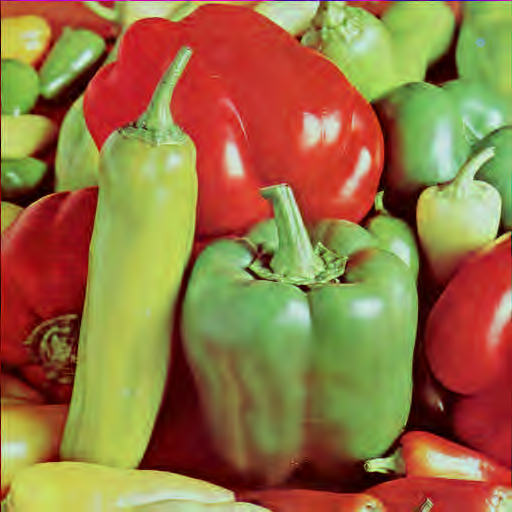
%> input picture datasets/Peppers512.png, 512 x 512 px
$ octave Qrhfm_waijie.m   (GNU Octave 9; MATLAB toolbox functions it lacks are replaced by stand-ins)
%> lines starting %> are read from the running program, lines starting %| are printed output that depends on the picture
### moments/cal.m
function [o,r] = cal(I)
I = double(I);
[m,n] = size(I);
%%%%%
r = zeros(n,m);
o = zeros(n,m);
R = max((n-1)/2,(m-1)/2);%圆半径
%%%%计算图像像素的半径和角度
for x = 1:n
    for y = 1:m
        xx = x-1;  %%%图像坐标从0开始
        yy = y-1;  %%%图像坐标从0开始
        if (xx<=(n-1)/2) && (yy>=(m-1)/2)  %%%第一象限
            p = yy-(m-1)/2;
            q = (n-1)/2-xx;
            %%% 计算每个像素的半径(0,1)
            r(x,y) = sqrt(p^2+q^2)/R;
            %%% 计算每个像素的角度(0,2*pi)
            o(x,y) = asin(q/sqrt(p^2+q^2));
        elseif (xx<=(n-1)/2) && (yy<(m-1)/2)  %%%第二象限
            p = (m-1)/2-yy;
            q = (n-1)/2-xx;
            %%% 计算每个像素的半径(0,1)
            r(x,y) = sqrt(p^2+q^2)/R;
            %%% 计算每个像素的角度(0,2*pi)
            o(x,y) = pi-asin(q/sqrt(p^2+q^2));
        elseif (xx>(n-1)/2) && (yy<=(m-1)/2)  %%%第三象限
            p = (m-1)/2-yy;
            q = xx-(n-1)/2;
            %%% 计算每个像素的半径(0,1)
            r(x,y) = sqrt(p^2+q^2)/R;
            %%% 计算每个像素的角度(0,2*pi)
            o(x,y) = pi+asin(q/sqrt(p^2+q^2));
        elseif (xx>(n-1)/2) && (yy>(m-1)/2)  %%%第四象限
            p = yy-(m-1)/2;
            q = xx-(n-1)/2;
            %%% 计算每个像素的半径(0,1)
            r(x,y) = sqrt(p^2+q^2)/R;
            %%% 计算每个像素的角度(0,2*pi)
            o(x,y) = 2*pi-asin(q/sqrt(p^2+q^2));
        end
        if r(x,y)==0
            o(x,y) = 0;   %%%中心点角度设为0
%             r(x,y)=1000000000;
        elseif r(x,y)>1
            r(x,y) = 100000000;
        end
    end
end
end

### moments/YXrec513.m
function Gp_re  = YXrec513(A_nmm,zmlistt,o,r)
%%%%%%%%%%%%%%%%%%
[M M]=size(o);
gg = zeros(M,M);
% [v,u] = meshgrid(1:M,1:M);
% rrr = (u-1)/M;
% ooo = (2*pi*(v-1))/M;
rrr=r;ooo=o;
for kk=1:(length(A_nmm))
    nj = zmlistt(kk,1);
    mc = zmlistt(kk,2);
    if nj==0
        Ta = sqrt(1./rrr);
    elseif mod(nj,2)==0
        Ta = sqrt(2./rrr).*cos(pi*nj.*rrr);
    else
        Ta = sqrt(2./rrr).*sin(pi*(nj+1).*rrr);
    end

    gg = A_nmm(kk).*Ta.*exp(j*mc.*ooo)+gg;

end

Gp_re = gg;

### moments/YXfenjie513.m
function	[Rhf,A_nm,zmlist]	= YXfenjie513(Gp,M,Nmax)   %¡£

Ekm1 = fft2(Gp);
Ekm = Ekm1/(M^2);
E = zeros(2*Nmax+1,2*Nmax+1);
E(1:Nmax,1:Nmax) = Ekm(M-Nmax+1:M,M-Nmax+1:M);
E(1:Nmax,Nmax+1:2*Nmax+1) = Ekm(M-Nmax+1:M,1:Nmax+1);
E(Nmax+1:2*Nmax+1,1:Nmax) = Ekm(1:Nmax+1,M-Nmax+1:M);
E(Nmax+1:2*Nmax+1,Nmax+1:2*Nmax+1) = Ekm(1:Nmax+1,1:Nmax+1);


Rhf = zeros(Nmax+1,2*Nmax+1);
Rhf(1,:) = sqrt(2).*E(Nmax+1,:);
NNNN = Nmax+1;
for i=2:NNNN
    j = floor(i/2);
    if(mod(i,2)==0) %%% Rhf(n,m)=sqrt(-1)*(E(k,m)-E(-k,m))    n=2*k-1,k=1,2,...
        Rhf(i,:) = sqrt(-1).*(E(NNNN+j,:)-E(NNNN-j,:));
    else %%% Rhf(n,m)=E(k,m)+E(-k,m)               n=2*k  ,k=1,2,...
        Rhf(i,:) = E(NNNN+j,:)+E(NNNN-j,:);
    end
end

c = 1;
for k=1:(Nmax+1)
    for m=1:(2*Nmax+1)
        zmlist(c,1:2) = [k-1 m-Nmax-1];
        A_nm(c) = Rhf(k,m);
        c = c+1;
    end
end

### moments/Qrhfm_waijie.m
clc
clear all
%%%%%%%%%%%%%%
% Nmax = input('input order number:');
% tic;
% a1=imread('Lena128.tif');%size=64*64
a1 = imread('Peppers512.png'); %Lena128.tif
%> a1 is the input picture: size 512x512x3 uint8; mean R, G, B 149.8, 115.7, 66.6
a1 = imresize(a1,[128 128],'bicubic');
%> a1: size 128x128x3 uint8
% a=imresize(a1,[64 64]);

a = a1;
cs=a;

b=double(a);
tic;
[N22,m22,z]=size(a);
%> N22 = 128; m22 = 128; z = 3
o1=ceil(N22/sqrt(2));
%> o1 = 91
% o1=floor(N2/sqrt(2));
aa26=zeros(2*o1,2*o1,z); %
for is=1:(2*(N22/sqrt(2)))
    for js=1:(2*(N22/sqrt(2)))
        if is>(o1-N22/2)&is<=(N22+o1-(N22/2))&js>(o1-(N22/2))&js<=(N22+o1-(N22/2)) %
            aa26(is,js,:)=b(is-(o1-(N22/2)),js-(o1-N22/2),:);
        end
    end
end
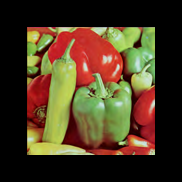
%> aa26: size 182x182x3 double; mean R, G, B 74.1, 57.3, 32.9

a=aa26;
b=double(a);
[n,m,z]=size(b);
%> n = 182; m = 182
N=n;
%> N = 182
%%%%%%%%%%%%%%
M = 4*N;
%> M = 728
fp = zeros(M,M,z);
Gp = zeros(M,M,z);
for u = 1:M
    for v = 1:M
        rrr = (u-1)/M;
        ooo = (2*pi*(v-1))/M;
        kk = ceil(rrr*(N/2)*sin(ooo));
        ll = ceil(rrr*(N/2)*cos(ooo));
        fp(u,v,:) = b((-1)*kk+(N/2)+1,ll+(N/2),:);
        Gp(u,v,:) = fp(u,v,:)*sqrt((u-1)/(2*M));
    end
end
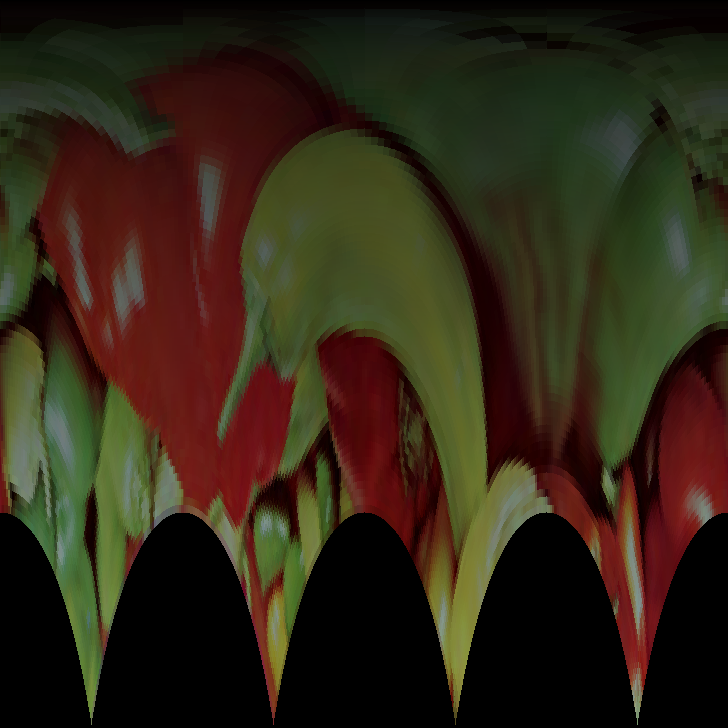
%> Gp: size 728x728x3 double; mean R, G, B 49.3, 39.2, 22.5
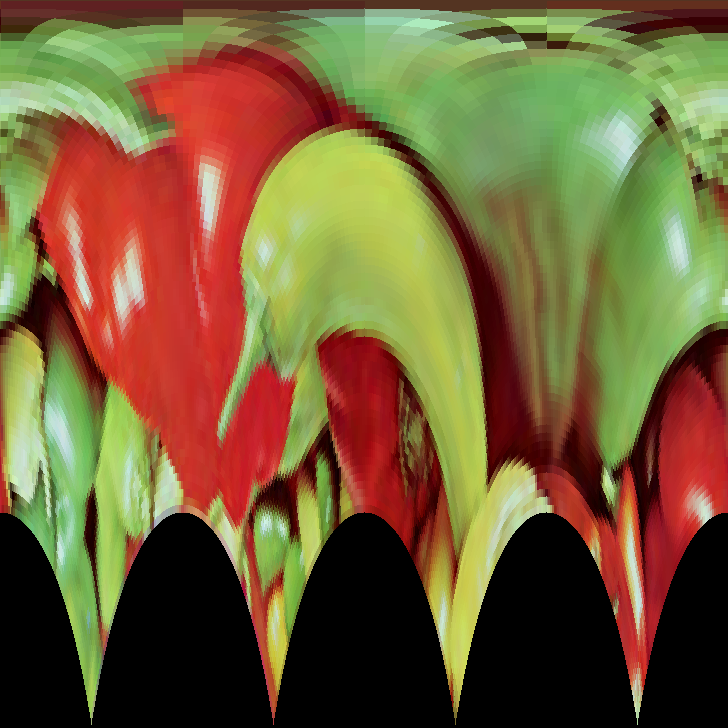
%> fp: size 728x728x3 double; mean R, G, B 114.8, 95, 54.9
R = Gp(:,:,1);
G = Gp(:,:,2);
B = Gp(:,:,3);
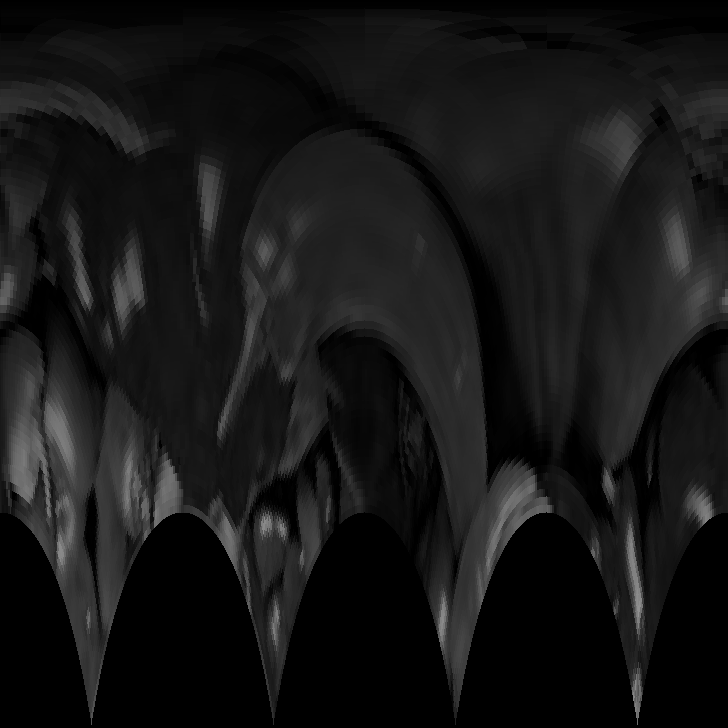
%> B: size 728x728 double; min 0, max 146.3, mean 22.5
%%%%%%%%%%
msre =zeros(25,1);
i_index = 1;
% for Nmax=[ 2 4 8 10 18 22 25 28 32 40]
for Nmax = [32]
    [Rhf_R,A_nm_R,zmlist_R] = YXfenjie513(R,M,Nmax);
    [Rhf_G,A_nm_G,zmlist_G] = YXfenjie513(G,M,Nmax);
    [Rhf_B,A_nm_B,zmlist_B] = YXfenjie513(B,M,Nmax);
    mm = 1/sqrt(3);         %
    AE = -mm*(imag(A_nm_R)+imag(A_nm_G)+imag(A_nm_B));
    CE = real(A_nm_R)+mm*imag(A_nm_G)-mm*imag(A_nm_B);
    DE = -mm*imag(A_nm_R)+real(A_nm_G)+mm*imag(A_nm_B);
    EE = mm*imag(A_nm_R)-mm*imag(A_nm_G)+real(A_nm_B);
    FFZ=sqrt( AE.^2 + CE.^2 + DE.^2 + EE.^2 );
    toc;
    tic;

    %%%%%%%%%%%%
    [oo1,r1]=cal(a(:,:,1));
    [oo2,r2]=cal(a(:,:,2));
    [oo3,r3]=cal(a(:,:,3));
%> (the run ends here)
